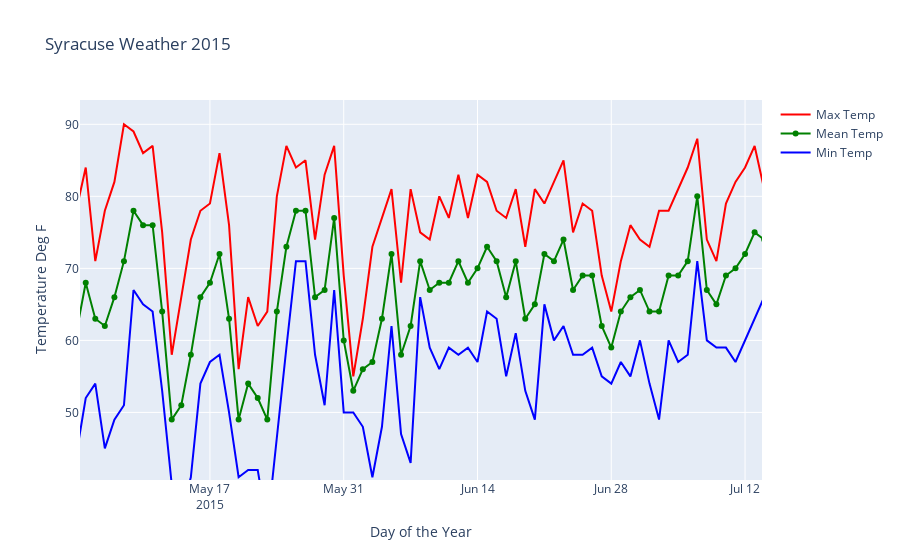

The code cell stored with this chart in its notebook:
### Code cell
r = dict(color='red')
g = dict(color='green')
b = dict(color='blue')
weather_data = [
    go.Scatter(x=cuse_weather_df['EST'], y=cuse_weather_df['Max TemperatureF'], mode="lines", name="Max Temp", marker=r),
    go.Scatter(x=cuse_weather_df['EST'], y=cuse_weather_df['Mean TemperatureF'], mode="lines+markers", name="Mean Temp", marker=g),
    go.Scatter(x=cuse_weather_df['EST'], y=cuse_weather_df['Min TemperatureF'], mode="lines", name="Min Temp", marker=b)
]

figure = go.Figure()
for w in weather_data:
    figure.add_trace(w)
figure.update_layout(title='Syracuse Weather 2015',
                   xaxis_title='Day of the Year',
                   yaxis_title='Temperature Deg F')
figure.show()

### Figure 1 — Plotly figure (JSON) as saved in the notebook; plotly's stock layout.template omitted (floating-point values rounded to 4 significant figures; data arrays with more than 128 entries replaced by an {"elided": "..."} marker saying what was removed)
{"data": [{"marker": {"color": "red"}, "mode": "lines", "name": "Max Temp", "type": "scatter", "x": {"elided": "365 str values"}, "y": {"elided": "365 int values"}}, {"marker": {"color": "green"}, "mode": "lines+markers", "name": "Mean Temp", "type": "scatter", "x": {"elided": "365 str values"}, "y": {"elided": "365 int values"}}, {"marker": {"color": "blue"}, "mode": "lines", "name": "Min Temp", "type": "scatter", "x": {"elided": "365 str values"}, "y": {"elided": "365 int values"}}], "layout": {"autosize": true, "title": {"text": "Syracuse Weather 2015"}, "xaxis": {"autorange": false, "range": ["2015-05-03 09:36:20.9582", "2015-07-13 18:32:49.1935"], "title": {"text": "Day of the Year"}, "type": "date"}, "yaxis": {"autorange": false, "range": [40.62, 93.37], "title": {"text": "Temperature Deg F"}, "type": "linear"}}}
